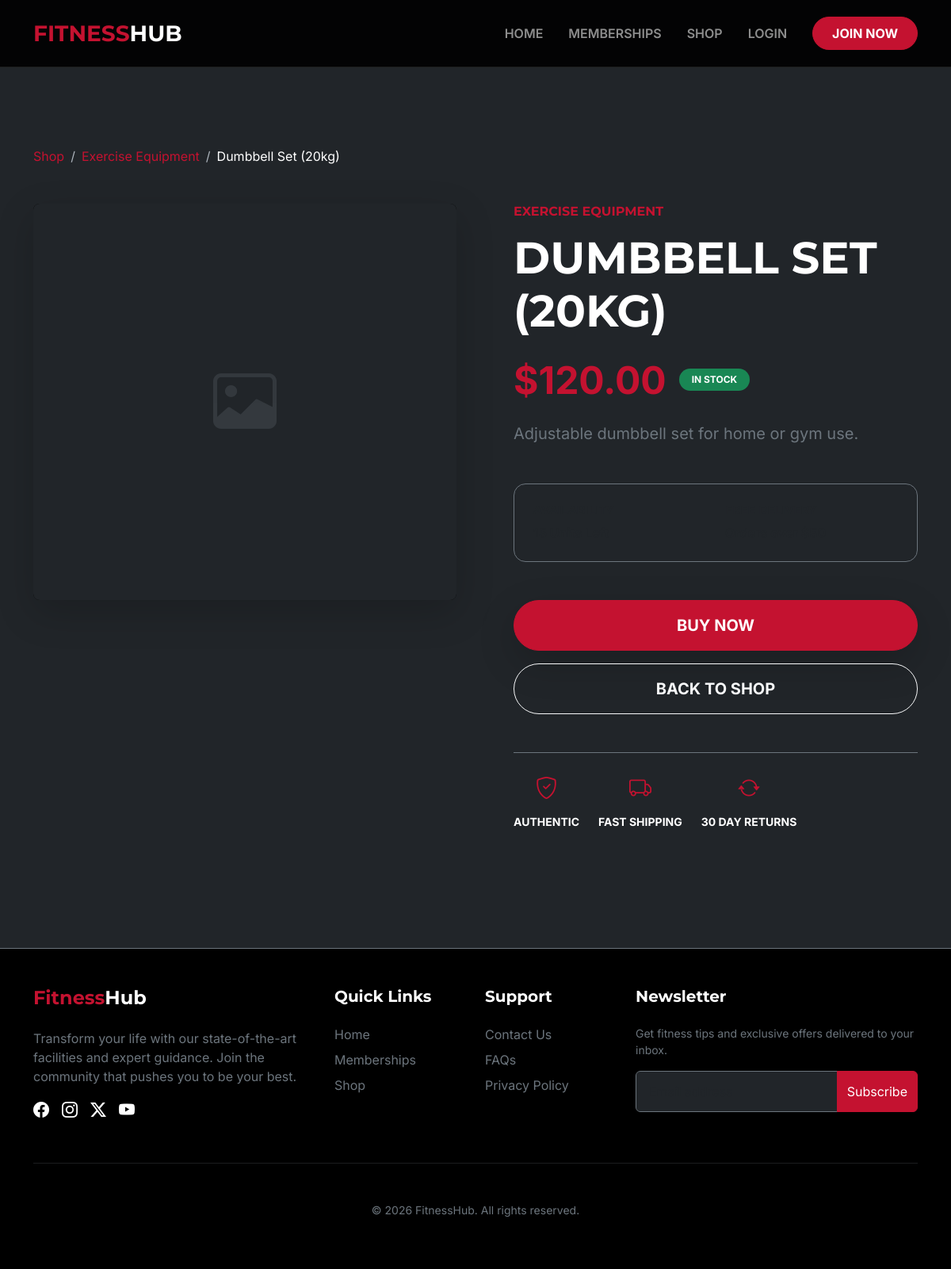
The page /shop/product/dumbbell-set-20kg/ on the database its author committed.
### shop/models.py (models this page shows, shortened)
class Product(models.Model):
    category = models.ForeignKey(Category, on_delete=models.CASCADE, related_name='products')
    name = models.CharField(max_length=200)
    slug = models.SlugField(unique=True)
    description = models.TextField()
    price = models.DecimalField(max_digits=10, decimal_places=2)
    image = models.ImageField(upload_to='products/', blank=True, null=True)
    stock = models.PositiveIntegerField(default=0)
    is_available = models.BooleanField(default=True)
    created = models.DateTimeField(auto_now_add=True)
    updated = models.DateTimeField(auto_now=True)

class Category(models.Model):
    name = models.CharField(max_length=100)
    slug = models.SlugField(unique=True)
    class Meta:
        verbose_name_plural = "Categories"

### shop/views.py (the view)
# urls.py: path('product/<slug:slug>/', views.product_detail, name='product_detail'),
def product_detail(request, slug):
    product = get_object_or_404(Product, slug=slug, is_available=True)
    return render(request, 'shop/product_detail.html', {'product': product})

### shop/templates/shop/product_detail.html (shortened to what this page needs)
{% extends 'base.html' %}
{% block content %}
<section class="section-padding">
    <div class="container">
        <nav aria-label="breadcrumb" class="mb-5">
            <ol class="breadcrumb">
                <li class="breadcrumb-item"><a href="{% url 'shop_home' %}" class="text-primary-theme text-decoration-none">Shop</a></li>
                <li class="breadcrumb-item"><a href="{% url 'product_list_by_category' product.category.slug %}" class="text-primary-theme text-decoration-none">{{ product.category.name }}</a></li>
                <li class="breadcrumb-item active text-white" aria-current="page">{{ product.name }}</li>
            </ol>
        </nav>
        <div class="row g-5">
            <div class="col-lg-6">
                <div class="card bg-black border-0 shadow-lg overflow-hidden rounded-3">
                    {% if product.image %}
                        <img src="{{ product.image.url }}" class="img-fluid w-100 h-100 object-fit-cover" alt="{{ product.name }}" style="min-height: 500px;">
                    {% else %}
                        <div class="bg-dark text-center py-5 d-flex align-items-center justify-content-center" style="min-height: 500px;">
                            <i class="bi bi-image display-1 text-secondary opacity-25"></i>
                        </div>
                    {% endif %}
                </div>
            </div>
            <div class="col-lg-6">
                <div class="ps-lg-4">
                    <h6 class="text-primary-theme fw-bold text-uppercase mb-3 tracking-widest">{{ product.category.name }}</h6>
                    <h1 class="display-4 fw-bold mb-4 text-uppercase">{{ product.name }}</h1>
                    <div class="d-flex align-items-center mb-4">
                        <span class="display-5 fw-bold text-primary-theme me-3">${{ product.price }}</span>
                        {% if product.stock > 0 %}
                            <span class="badge bg-success text-uppercase px-3 py-2 rounded-pill small fw-bold">In Stock</span>
                        {% else %}
                            <span class="badge bg-danger text-uppercase px-3 py-2 rounded-pill small fw-bold">Out of Stock</span>
                        {% endif %}
                    </div>
                    <p class="text-secondary fs-5 mb-5 leading-relaxed">{{ product.description }}</p>
                    <div class="card bg-dark border-secondary p-4 mb-5">
                        <div class="row g-4">
                            <div class="col-sm-6">
                                <h6 class="text-uppercase small fw-bold text-muted mb-2">Availability</h6>
                                <p class="mb-0 fw-bold">{% if product.stock > 0 %}{{ product.stock }} Units Left{% else %}Not Available{% endif %}</p>
                            </div>
                            <div class="col-sm-6">
                                <h6 class="text-uppercase small fw-bold text-muted mb-2">Free Delivery</h6>
                                <p class="mb-0 fw-bold">Orders over $50</p>
                            </div>
                        </div>
                    </div>
                    <div class="d-grid gap-3">
                        {% if product.stock > 0 %}
                            <a href="{% url 'order_create' product.id %}" class="btn btn-primary-theme text-white btn-lg py-3 rounded-pill fw-bold text-uppercase shadow-lg">Buy Now</a>
                        {% else %}
                            <button class="btn btn-outline-secondary btn-lg py-3 rounded-pill fw-bold text-uppercase" disabled>Sold Out</button>
                        {% endif %}
                        <a href="{% url 'shop_home' %}" class="btn btn-outline-light btn-lg py-3 rounded-pill fw-bold text-uppercase">Back to Shop</a>
                    </div>
                    <div class="mt-5 pt-4 border-top border-secondary">
                        <div class="d-flex gap-4">
                            <div class="text-center">
                                <i class="bi bi-shield-check text-primary-theme fs-3 mb-2 d-block"></i>
                                <span class="small text-uppercase fw-bold">Authentic</span>
                            </div>
                            <div class="text-center">
                                <i class="bi bi-truck text-primary-theme fs-3 mb-2 d-block"></i>
                                <span class="small text-uppercase fw-bold">Fast Shipping</span>
                            </div>
                            <div class="text-center">
                                <i class="bi bi-arrow-repeat text-primary-theme fs-3 mb-2 d-block"></i>
                                <span class="small text-uppercase fw-bold">30 Day Returns</span>
                            </div>
                        </div>
                    </div>
                </div>
            </div>
        </div>
    </div>
</section>
{% endblock %}

### static/css/style.css (style rules this page uses)
:root { --primary-theme: #c41230; --primary-hover: #a00e26; --bg-dark: #121212; --bg-black: #000000; --text-muted: #adb5bd; --transition-base: all 0.3s ease; }
body { background-color: var(--bg-dark); font-family: 'Inter', sans-serif; color: #ffffff; overflow-x: hidden; }
h1, h2, h3, h4, h5, h6, .navbar-brand { font-family: 'Montserrat', sans-serif; }
.text-primary-theme { color: var(--primary-theme) !important; }
.btn-primary-theme { background-color: var(--primary-theme); border-color: var(--primary-theme); transition: var(--transition-base); }
.card { background-color: #1e1e1e; border: 1px solid rgba(255,255,255,0.05); border-radius: 15px; overflow: hidden; transition: var(--transition-base); }
.breadcrumb-item + .breadcrumb-item::before { color: var(--text-muted); }
.section-padding { padding: 100px 0; }
.bg-black { background-color: var(--bg-black) !important; }

### rows shown on the page
Product: category.name "Exercise Equipment", name "Dumbbell Set (20kg)", category.name "EXERCISE EQUIPMENT", name "DUMBBELL SET (20KG)", price "120.00", description "Adjustable dumbbell set for home or gym use."
